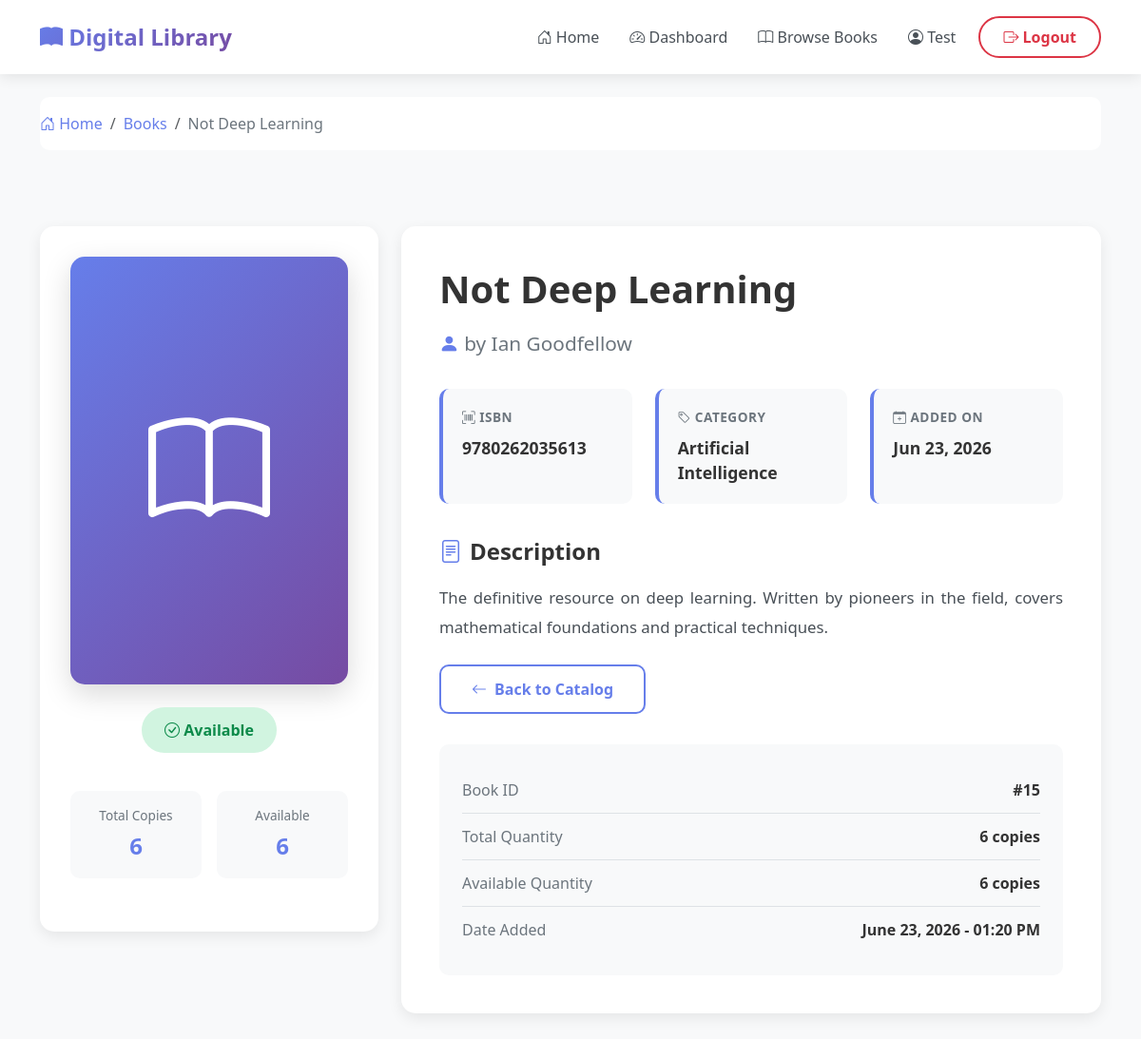
Page /books/15/ (signed in) on the committed database.
### books/models.py (models this page shows, shortened)
class Book(models.Model):
    title = models.CharField(
        max_length=200,
        help_text="Enter the book title"
    )
    author = models.CharField(
        max_length=100,
        help_text="Enter the author name"
    )
    isbn = models.CharField(
        max_length=13,
        unique=True,
        help_text="13 Character ISBN number"
    )
    category = models.CharField(
        max_length=50,
        help_text="Enter the book category (e.g., Fiction, Science, History)"
    )
    description = models.TextField(
        help_text="Enter a brief description of the book",
        blank=True
    )
    quantity = models.PositiveIntegerField(
        default=1,
        help_text="Total number of copies in the library"
    )
    available_quantity = models.PositiveIntegerField(
        default=1,
        help_text="Number of copies currently available for borrowing"
    )
    created_at = models.DateTimeField(
        auto_now_add=True,
        help_text="Date and time when the book was added to the system"
    )
    class Meta:
        ordering = ['-created_at']
        verbose_name = 'Book'
        verbose_name_plural = 'Books'
    def is_available(self):
        return self.available_quantity > 0
    is_available.boolean = True
    is_available.short_description = 'Available'

### books/views.py (the view)
# urls.py: path('<int:pk>/', views.book_detail, name='book_detail'),
def book_detail(request, pk):
    book = get_object_or_404(Book, pk=pk)
    context = {
        'book': book
    }
    return render(request, 'books/book_detail.html', context)

### accounts/models.py (called while the page is built)
    def is_librarian(self):
        return self.role == 'Librarian'

### books/templates/books/book_detail.html (shortened to what this page needs)
<!DOCTYPE html>
<html lang="en">
<head>
    <link href="https://cdn.jsdelivr.net/npm/bootstrap@5.3.0/dist/css/bootstrap.min.css" rel="stylesheet">
    <link href="https://cdn.jsdelivr.net/npm/bootstrap-icons@1.10.0/font/bootstrap-icons.css" rel="stylesheet">
</head>
<body>
    <nav class="navbar navbar-expand-lg navbar-light sticky-top">
        <div class="container">
            <a class="navbar-brand" href="{% url 'accounts:home' %}">
                <i class="bi bi-book-fill"></i> Digital Library
            </a>
            <div class="collapse navbar-collapse" id="navbarNav">
                <ul class="navbar-nav ms-auto align-items-center">
                    <li class="nav-item">
                        <a class="nav-link" href="{% url 'accounts:home' %}">
                            <i class="bi bi-house-door"></i> Home
                        </a>
                    </li>
                    {% if user.is_authenticated %}
                        <li class="nav-item">
                            <a class="nav-link" href="{% url 'accounts:dashboard' %}">
                                <i class="bi bi-speedometer2"></i> Dashboard
                            </a>
                        </li>
                    {% endif %}
                    <li class="nav-item">
                        <a class="nav-link" href="{% url 'books:book_list' %}">
                            <i class="bi bi-book"></i> Browse Books
                        </a>
                    </li>
                    {% if user.is_authenticated %}
                        <li class="nav-item">
                            <span class="nav-link">
                                <i class="bi bi-person-circle"></i> {{ user.username }}
                            </span>
                        </li>
                        <li class="nav-item">
                            <a class="btn btn-logout ms-2" href="{% url 'accounts:logout' %}">
                                <i class="bi bi-box-arrow-right"></i> Logout
                            </a>
                        </li>
                    {% endif %}
                </ul>
            </div>
        </div>
    </nav>
    <div class="container mt-4">
        <nav class="breadcrumb-custom">
            <ol class="breadcrumb">
                <li class="breadcrumb-item"><a href="{% url 'accounts:home' %}"><i class="bi bi-house-door"></i> Home</a></li>
                <li class="breadcrumb-item"><a href="{% url 'books:book_list' %}">Books</a></li>
                <li class="breadcrumb-item active">{{ book.title|truncatewords:5 }}</li>
            </ol>
        </nav>
    </div>
    <div class="book-detail-container">
        <div class="container">
            <div class="row">
                <div class="col-lg-4 mb-4">
                    <div class="book-cover-section">
                        <div class="book-cover">
                            <i class="bi bi-book"></i>
                        </div>
                        {% if book.is_available %}
                            <div class="availability-status available">
                                <i class="bi bi-check-circle"></i> Available
                            </div>
                        {% else %}
                            <div class="availability-status unavailable">
                                <i class="bi bi-x-circle"></i> Currently Unavailable
                            </div>
                        {% endif %}
                        <div class="quantity-display">
                            <div class="quantity-box">
                                <div class="label">Total Copies</div>
                                <div class="value">{{ book.quantity }}</div>
                            </div>
                            <div class="quantity-box">
                                <div class="label">Available</div>
                                <div class="value">{{ book.available_quantity }}</div>
                            </div>
                        </div>
                    </div>
                </div>
                <div class="col-lg-8">
                    <div class="book-info-section">
                        <h1 class="book-title">{{ book.title }}</h1>
                        <p class="book-author">
                            <i class="bi bi-person-fill"></i> by {{ book.author }}
                        </p>
                        <div class="info-grid">
                            <div class="info-item">
                                <div class="info-label">
                                    <i class="bi bi-upc-scan"></i> ISBN
                                </div>
                                <div class="info-value">{{ book.isbn }}</div>
                            </div>
                            <div class="info-item">
                                <div class="info-label">
                                    <i class="bi bi-tag"></i> Category
                                </div>
                                <div class="info-value">{{ book.category }}</div>
                            </div>
                            <div class="info-item">
                                <div class="info-label">
                                    <i class="bi bi-calendar-plus"></i> Added On
                                </div>
                                <div class="info-value">{{ book.created_at|date:"M d, Y" }}</div>
                            </div>
                        </div>
                        <div class="section-title">
                            <i class="bi bi-file-text"></i> Description
                        </div>
                        {% if book.description %}
                            <p class="description-text">{{ book.description }}</p>
                        {% else %}
                            <p class="description-text text-muted">No description available for this book.</p>
                        {% endif %}
                        <div class="action-buttons mt-4">
                            <a href="{% url 'books:book_list' %}" class="btn btn-secondary-custom">
                                <i class="bi bi-arrow-left"></i> Back to Catalog
                            </a>
                        </div>
                        <div class="metadata-section">
                            <div class="metadata-item">
                                <span class="metadata-label">Book ID</span>
                                <span class="metadata-value">#{{ book.pk }}</span>
                            </div>
                            <div class="metadata-item">
                                <span class="metadata-label">Total Quantity</span>
                                <span class="metadata-value">{{ book.quantity }} cop{{ book.quantity|pluralize:"y,ies" }}</span>
                            </div>
                            <div class="metadata-item">
                                <span class="metadata-label">Available Quantity</span>
                                <span class="metadata-value">{{ book.available_quantity }} cop{{ book.available_quantity|pluralize:"y,ies" }}</span>
                            </div>
                            <div class="metadata-item">
                                <span class="metadata-label">Date Added</span>
                                <span class="metadata-value">{{ book.created_at|date:"F d, Y - h:i A" }}</span>
                            </div>
                        </div>
                    </div>
                </div>
            </div>
        </div>
    </div>
</body>
</html>

### books/templates/books/book_detail.html (style rules this page uses)
:root { --primary-gradient: linear-gradient(135deg, #667eea 0%, #764ba2 100%); --primary-color: #667eea; --secondary-color: #764ba2; }
body { background: #f8f9fa; font-family: 'Segoe UI', Tahoma, Geneva, Verdana, sans-serif; }
.navbar { background: white !important; box-shadow: 0 2px 15px rgba(0, 0, 0, 0.1); padding: 1rem 0; }
.navbar-brand { font-size: 1.5rem; font-weight: 700; background: var(--primary-gradient); -webkit-background-clip: text; -webkit-text-fill-color: transparent; background-clip: text; }
.nav-link { font-weight: 500; color: #495057 !important; margin: 0 0.5rem; transition: color 0.3s ease; }
.btn-logout { background: transparent; border: 2px solid #dc3545; color: #dc3545; padding: 0.5rem 1.5rem; border-radius: 25px; font-weight: 600; transition: all 0.3s ease; }
.book-detail-container { padding: 3rem 0; }
.book-cover-section { background: white; border-radius: 15px; padding: 2rem; box-shadow: 0 5px 15px rgba(0, 0, 0, 0.08); text-align: center; position: sticky; top: 100px; }
.book-cover { width: 100%; max-width: 350px; height: 450px; background: var(--primary-gradient); border-radius: 15px; display: flex; align-items: center; justify-content: center; color: white; font-size: 8rem; margin: 0 auto 1.5rem; box-shadow: 0 10px 30px rgba(0, 0, 0, 0.15); }
.availability-status { padding: 0.75rem 1.5rem; border-radius: 25px; font-weight: 600; display: inline-block; margin-bottom: 1rem; }
.availability-status.available { background: #d1f4e0; color: #0d8a4a; }
.book-info-section { background: white; border-radius: 15px; padding: 2.5rem; box-shadow: 0 5px 15px rgba(0, 0, 0, 0.08); margin-bottom: 2rem; }
.book-title { font-size: 2.5rem; font-weight: 700; color: #333; margin-bottom: 1rem; line-height: 1.3; }
.book-author { font-size: 1.3rem; color: #6c757d; margin-bottom: 2rem; }
.book-author i { color: var(--primary-color); }
.info-grid { display: grid; grid-template-columns: repeat(auto-fit, minmax(200px, 1fr)); gap: 1.5rem; margin-bottom: 2rem; }
.info-item { background: #f8f9fa; padding: 1.25rem; border-radius: 10px; border-left: 4px solid var(--primary-color); }
.info-label { font-size: 0.85rem; color: #6c757d; text-transform: uppercase; letter-spacing: 0.5px; margin-bottom: 0.5rem; font-weight: 600; }
.info-value { font-size: 1.1rem; color: #333; font-weight: 600; }
.section-title { font-size: 1.5rem; font-weight: 700; color: #333; margin-bottom: 1rem; display: flex; align-items: center; gap: 0.5rem; }
.section-title i { color: var(--primary-color); }
.description-text { font-size: 1.05rem; line-height: 1.8; color: #495057; text-align: justify; }
.action-buttons { display: flex; gap: 1rem; flex-wrap: wrap; }
.btn-secondary-custom { background: white; border: 2px solid var(--primary-color); color: var(--primary-color); padding: 0.75rem 2rem; border-radius: 10px; font-weight: 600; transition: all 0.3s ease; display: inline-flex; align-items: center; gap: 0.5rem; }
.quantity-display { display: flex; align-items: center; gap: 1rem; margin: 1.5rem 0; }
.quantity-box { background: #f8f9fa; padding: 1rem 1.5rem; border-radius: 10px; text-align: center; flex: 1; }
.quantity-box .label { font-size: 0.85rem; color: #6c757d; margin-bottom: 0.25rem; }
.quantity-box .value { font-size: 1.5rem; font-weight: 700; color: var(--primary-color); }
.metadata-section { background: #f8f9fa; padding: 1.5rem; border-radius: 10px; margin-top: 2rem; }
.metadata-item { display: flex; justify-content: space-between; padding: 0.75rem 0; border-bottom: 1px solid #dee2e6; }
.metadata-item:last-child { border-bottom: none; }
.metadata-label { color: #6c757d; font-weight: 500; }
.metadata-value { color: #333; font-weight: 600; }
.breadcrumb-custom { background: white; padding: 1rem 0; margin-bottom: 2rem; border-radius: 10px; }
.breadcrumb { margin-bottom: 0; }
.breadcrumb-item a { color: var(--primary-color); text-decoration: none; }
.breadcrumb-item.active { color: #6c757d; }

### rows in the picture
Book: title "Not Deep Learning", quantity "6", available_quantity "6", author "Ian Goodfellow", isbn "9780262035613", category "Artificial Intelligence", created_at "Jun 23, 2026", description "The definitive resource on deep learning. Written by pioneers in the field, covers mathematical foundations and practical techniques.", pk "15", created_at "June 23, 2026 - 01:20 PM"

### other values in the picture
{{ user.username }} "Test"
